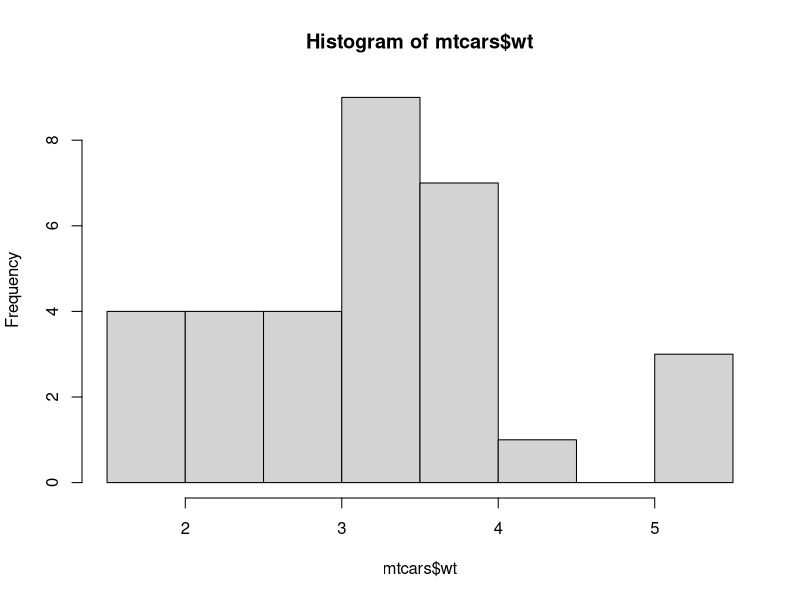
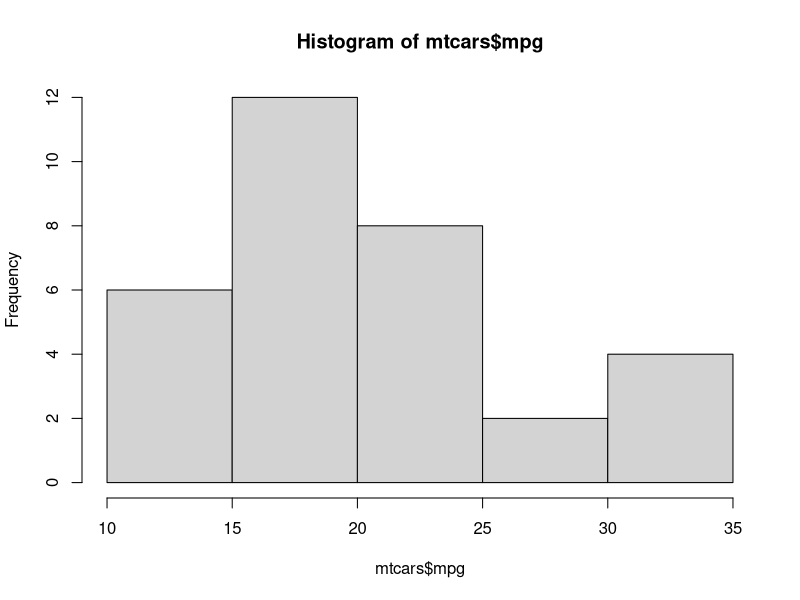
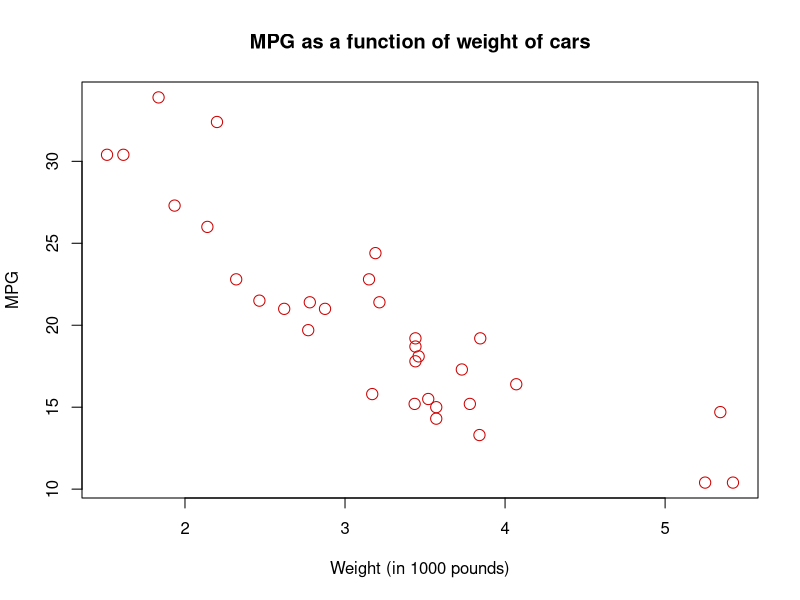

Here is the R script that generated these plots, in order:
library(datasets)
head(mtcars)
par(mfrow=c(1,1))
hist(mtcars$wt)
hist(mtcars$mpg)

# Plot scatter plot
plot(mtcars$wt,mtcars$mpg,
     col = "#cc0000",
     cex = 1.5,
     main = "MPG as a function of weight of cars",
     xlab = "Weight (in 1000 pounds)",
     ylab = "MPG")
